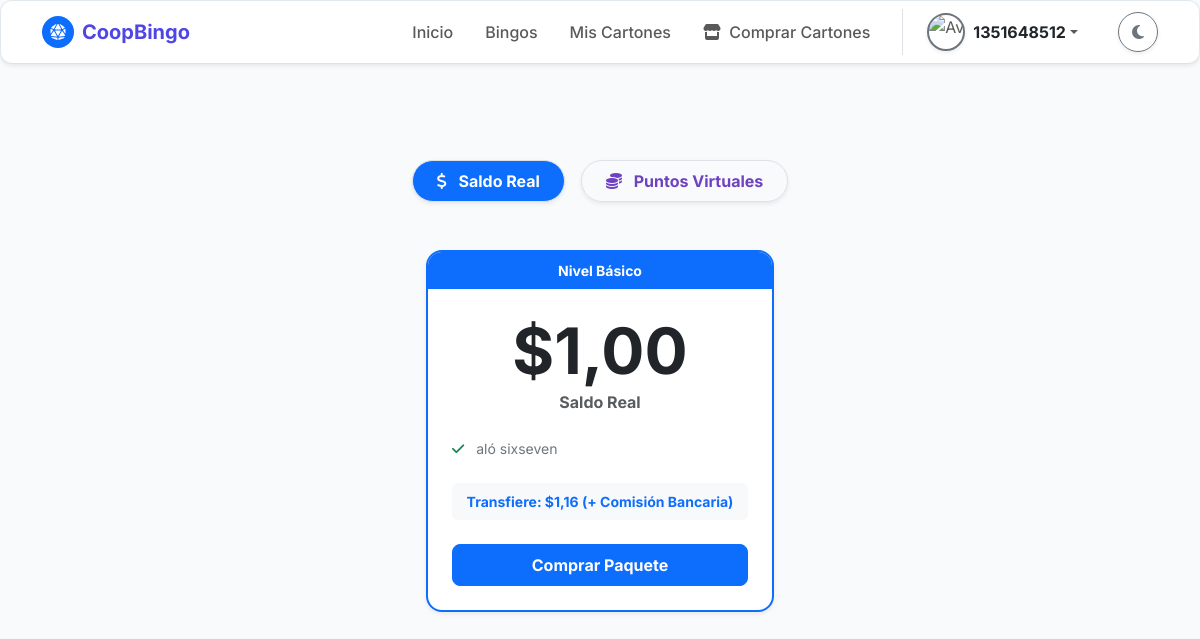
Screenshot of /negocio/billetera/recargas/ (signed in) with the database file from the repository.
### bingo/models.py (models this page shows, shortened)
class TarjetaRecarga(models.Model):
    ESTADO_TARJETA_CHOICES = [
        ('Activa', 'Activa'),
        ('Inactiva', 'Inactiva'),
    ]
    TIPO_SALDO_CHOICES = [
        ('Efectivo', 'Saldo Real ($)'),
        ('Virtual', 'Fichas Virtuales'),
    ]
    idtarjetarecarga = models.AutoField(primary_key=True)
    nombretarjetarecarga = models.CharField(max_length=100, verbose_name="Nombre del Paquete")
    tiposaldo = models.CharField(max_length=20, choices=TIPO_SALDO_CHOICES, verbose_name="Tipo de Saldo Destino")
    montotarjetarecarga = models.DecimalField(max_digits=10, decimal_places=2, verbose_name="Cantidad de Saldo/Puntos que Otorga")
    preciodetarjetarecarga = models.DecimalField(max_digits=10, decimal_places=2, verbose_name="Precio de Venta (Lo que paga el usuario)")
    descripciontarjetarecarga = models.TextField(verbose_name="Beneficios (Separados por comas)")
    estado = models.CharField(max_length=15, choices=ESTADO_TARJETA_CHOICES, default='Activa')
    espopular = models.BooleanField(default=False, verbose_name="¿Es la tarjeta más popular?")
    class Meta:
        db_table = 'TarjetaRecarga'
        verbose_name = 'Tarjeta de Recarga'
        verbose_name_plural = 'Tarjetas de Recarga'

class UnidadMonetaria(models.Model):
    TIPO_MONEDA_CHOICES = [
        ('Efectivo', 'Efectivo'),
        ('Virtual', 'Virtual'),
    ]
    idunidadmonetaria = models.AutoField(primary_key=True)
    nombremoneda = models.CharField(max_length=100, unique=True, verbose_name="Nombre de la Moneda")
    tipomoneda = models.CharField(max_length=12, choices=TIPO_MONEDA_CHOICES, verbose_name="Tipo de Moneda")
    simbolomoneda = models.CharField(max_length=255, verbose_name="Símbolo")
    tasaconversionmoneda = models.DecimalField(max_digits=10, decimal_places=2, default=1.00, verbose_name="Tasa de Conversión")
    estadomoneda = models.BooleanField(default=True, verbose_name="Estado Activo")
    class Meta:
        db_table = 'unidadmonetaria'
        verbose_name = 'Unidad Monetaria'
        verbose_name_plural = 'Unidades Monetarias'

### bingo/views.py (the view)
# urls.py: path('negocio/billetera/recargas/', views.tienda_recargas, name='tienda_recargas'),
@login_required
def tienda_recargas(request):
    jugador = Jugador.objects.filter(cedulaidentidadjugador=request.user.username).first()
    if not jugador:
        messages.warning(request, "Debes activar tu perfil de juego para acceder a la billetera.")
        return redirect('registro_jugador')
    unidad_venta = UnidadMonetaria.objects.filter(estadomoneda=True, tipomoneda='Efectivo').first()
    unidad_virtual = UnidadMonetaria.objects.filter(estadomoneda=True, tipomoneda='Virtual').first()
    tarjetas_efectivo = TarjetaRecarga.objects.filter(estado='Activa', tiposaldo='Efectivo').order_by('preciodetarjetarecarga')
    tarjetas_virtuales = TarjetaRecarga.objects.filter(estado='Activa', tiposaldo='Virtual').order_by('preciodetarjetarecarga')
    for t in tarjetas_efectivo:
        t.lista_beneficios = [b.strip() for b in t.descripciontarjetarecarga.split(',') if b.strip()]
    for t in tarjetas_virtuales:
        t.lista_beneficios = [b.strip() for b in t.descripciontarjetarecarga.split(',') if b.strip()]
    contexto = {
        'jugador': jugador,
        'unidad_venta': unidad_venta,
        'unidad_virtual': unidad_virtual,
        'tarjetas_efectivo': tarjetas_efectivo,
        'tarjetas_virtuales': tarjetas_virtuales
    }
    return render(request, 'negocio/tienda_recargas.html', contexto)

### bingo/templates/negocio/tienda_recargas.html (shortened to what this page needs)
{% extends 'comunes/base.html' %}
{% block content %}
<div class="container py-5">
    <ul class="nav nav-pills justify-content-center mb-5" id="pills-tab" role="tablist">
        <li class="nav-item me-3" role="presentation">
            <button class="nav-link active fw-bold px-4 rounded-pill border shadow-sm" id="pills-efectivo-tab" data-bs-toggle="pill" data-bs-target="#pills-efectivo" type="button" role="tab">
                <i class="fas fa-dollar-sign me-2"></i> Saldo Real
            </button>
        </li>
        <li class="nav-item" role="presentation">
            <button class="nav-link fw-bold px-4 rounded-pill border shadow-sm" id="pills-virtual-tab" data-bs-toggle="pill" data-bs-target="#pills-virtual" type="button" role="tab" style="color: #6f42c1;">
                <i class="fas fa-coins me-2"></i> Puntos Virtuales
            </button>
        </li>
    </ul>
    <div class="tab-content" id="pills-tabContent">
        <div class="tab-pane fade show active animate__animated animate__fadeIn" id="pills-efectivo" role="tabpanel">
            <div class="row g-4 justify-content-center">
                {% for tarjeta in tarjetas_efectivo %}
                <div class="col-12 col-md-6 col-lg-4">
                    {% if tarjeta.espopular %}
                    <div class="card h-100 border-2 border-warning rounded-4 shadow text-center position-relative overflow-hidden transform-hover" style="transform: scale(1.05); z-index: 10;">
                        <div class="bg-warning text-dark py-2 fw-bold small">
                            <i class="fas fa-fire me-1"></i> {{ tarjeta.nombretarjetarecarga|default:"Más Popular" }}
                        </div>
                    {% else %}
                    <div class="card h-100 border-2 border-primary rounded-4 shadow-sm text-center position-relative overflow-hidden">
                        <div class="bg-primary text-white py-2 fw-bold small">
                            {{ tarjeta.nombretarjetarecarga|default:"Nivel Estándar" }}
                        </div>
                    {% endif %}
                        <div class="card-body p-4">
                            <h1 class="display-3 fw-bold text-body mb-0">{{ unidad_venta.simbolomoneda|default:"$" }}{{ tarjeta.montotarjetarecarga|floatformat:2 }}</h1>
                            <p class="text-muted fw-bold mb-4">Saldo Real</p>
                            <ul class="list-unstyled text-start small text-secondary mb-4">
                                {% for beneficio in tarjeta.lista_beneficios %}
                                    <li class="mb-2">
                                        <i class="fas {% if tarjeta.espopular %}fa-star text-warning{% else %}fa-check text-success{% endif %} me-2"></i> {{ beneficio }}
                                    </li>
                                {% endfor %}
                            </ul>
                            <div class="bg-body-tertiary p-2 rounded mb-4 fw-bold small {% if tarjeta.espopular %}text-warning-emphasis{% else %}text-primary{% endif %}">
                                Transfiere: ${{ tarjeta.preciodetarjetarecarga|floatformat:2 }} (+ Comisión Bancaria)
                            </div>
                            <button onclick="alertaEnPrueba()" class="btn {% if tarjeta.espopular %}btn-warning text-dark{% else %}btn-primary{% endif %} fw-bold w-100 py-2 rounded-3">
                                Comprar Paquete
                            </button>
                        </div>
                    </div>
                </div>
                {% empty %}
                <div class="col-12 text-center text-muted py-5">
                    <i class="fas fa-box-open fa-3x mb-3 opacity-50"></i>
                    <h5>No hay paquetes de efectivo configurados</h5>
                </div>
                {% endfor %}
            </div>
        </div>
    </div>
</div>
{% endblock %}

### bingo/templates/comunes/navbar.html (shortened to what this page needs)
{% load static %}
<nav class="navbar navbar-expand-lg border-bottom card-minimalista mb-4 shadow-sm">
    <div class="container">
        <a class="navbar-brand fw-bold d-flex align-items-center" href="{% url 'inicio' %}" style="color: var(--color-primario);">
            <div class="rounded-circle bg-primary d-flex align-items-center justify-content-center me-2" style="width: 32px; height: 32px;">
                <i class="fas fa-dice-d20 text-white" style="font-size: 16px;"></i>
            </div>
            <span>CoopBingo</span>
        </a>
        <div class="collapse navbar-collapse" id="navPrincipal">
            <ul class="navbar-nav ms-auto align-items-center">
                <li class="nav-item">
                    <a class="nav-link px-3 fw-medium" href="{% url 'inicio' %}">Inicio</a>
                </li>
                <li class="nav-item">
                        <a class="nav-link px-3 fw-medium" href="{% url 'bingo' %}">Bingos</a>
                </li>
                {% if user.is_authenticated %}
                    <li class="nav-item">
                        <a class="nav-link px-3 fw-medium" href="{% url 'mis_cartones' %}">Mis Cartones</a>
                    </li>
                    <li class="nav-item">
                        <a class="nav-link px-3 fw-medium" href="{% url 'venta_cartones' %}">
                            <i class="fas fa-store me-1"></i> Comprar Cartones
                        </a>
                    </li>
                    <li class="nav-item dropdown ms-lg-3 ps-lg-3 border-start-lg">
                        <a class="nav-link dropdown-toggle d-flex align-items-center py-1" href="#" id="userDropdown" role="button" data-bs-toggle="dropdown" aria-expanded="false">
                            {% if request.session.avatar_url %}
                                <img src="{{ request.session.avatar_url }}" alt="Avatar" class="rounded-circle object-fit-cover me-2 border border-2 border-primary shadow-sm" style="width: 38px; height: 38px;">
                            {% else %}
                                <img src="{% static 'img/default_avatar.png' %}" alt="Avatar" class="rounded-circle object-fit-cover me-2 border border-2 border-secondary shadow-sm" style="width: 38px; height: 38px;">
                            {% endif %}
                            <span class="fw-bold text-body">{{ request.session.user_nombre|default:user.first_name }}</span>
                        </a>
                    </li>
                {% endif %}
                <li class="nav-item ms-lg-3 ps-lg-3 mt-3 mt-lg-0 pt-3 pt-lg-0">
                    <button class="btn btn-outline-secondary rounded-circle shadow-sm d-flex justify-content-center align-items-center" id="themeToggle" style="width: 40px; height: 40px;">
                        <i class="fas fa-moon" id="themeIcon"></i>
                    </button>
                </li>
            </ul>
        </div>
    </div>
</nav>

### bingo/static/css/base.css (style rules this page uses)
:root { --bg-principal: #f8fafc; --bg-tarjetas: #ffffff; --texto-principal: #1e293b; --texto-secundario: #64748b; --color-primario: #4f46e5; --color-primario-hover: #4338ca; --borde-suave: 1px solid #e2e8f0; --sombra-minimalista: 0 4px 6px -1px rgba(0, 0, 0, 0.05), 0 2px 4px -1px rgba(0, 0, 0, 0.03); }
body { background-color: var(--bg-principal); color: var(--texto-principal); font-family: 'Inter', sans-serif; transition: background-color 0.3s ease, color 0.3s ease; -webkit-font-smoothing: antialiased; }
.card-minimalista { background-color: var(--bg-tarjetas); border: var(--borde-suave); border-radius: 12px; box-shadow: var(--sombra-minimalista); transition: transform 0.2s ease, box-shadow 0.2s ease, background-color 0.3s ease; }
.nav-link { transition: color 0.3s ease; }

### bingo/templates/comunes/navbar.html (style rules this page uses)
@media (min-width: 992px) { .border-start-lg { border-left: 1px solid var(--bs-border-color) !important; } }

### rows the page displays
TarjetaRecarga: nombretarjetarecarga "Nivel Básico", montotarjetarecarga "1,00", espopular False (drawn), lista_beneficios "aló sixseven", preciodetarjetarecarga "1,16"
UnidadMonetaria: simbolomoneda "$"

### other values shown
{{ request.session.user_nombre|default:user.first_name }} "1351648512"
